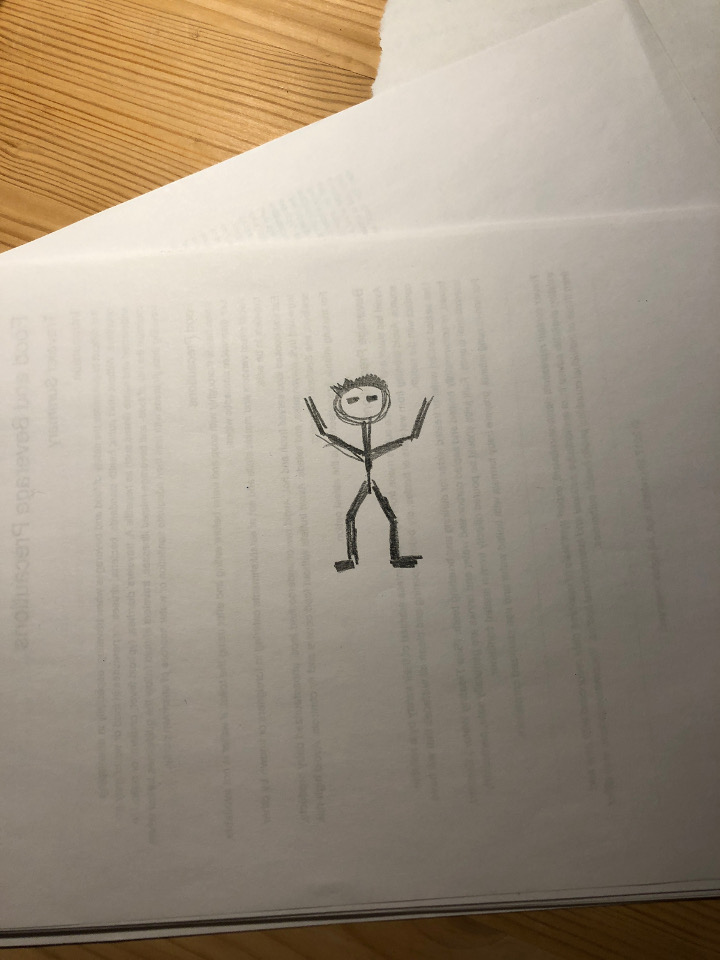
#> input picture pic/man_extra_small.jpg, 720 x 960 px
$ python bg_substractor.py
#> lines starting #> are read from the running program, lines starting #| are printed output that depends on the picture
import numpy as np
import cv2
from matplotlib import pyplot as plt


def adjust_gamma(image, gamma=1.0):
	# build a lookup table mapping the pixel values [0, 255] to
	# their adjusted gamma values
	invGamma = 1.0 / gamma
	table = np.array([((i / 255.0) ** invGamma) * 255
		for i in np.arange(0, 256)]).astype("uint8")
	# apply gamma correction using the lookup table
	return cv2.LUT(image, table)


# img = cv2.imread('./pic/man_small.jpg')
# img = cv2.imread('./pic/man_small_inverted.jpg')
img = cv2.imread('./pic/man_extra_small.jpg')
#> img is the input picture: shape (960, 720, 3); mean B, G, R 131.8, 148.8, 161.6
# img = cv2.imread('./pic/man_extra_small_inverted.jpg')


img = adjust_gamma(img, 3.0)
#> in adjust_gamma, `return cv2.LUT(image, table)`:
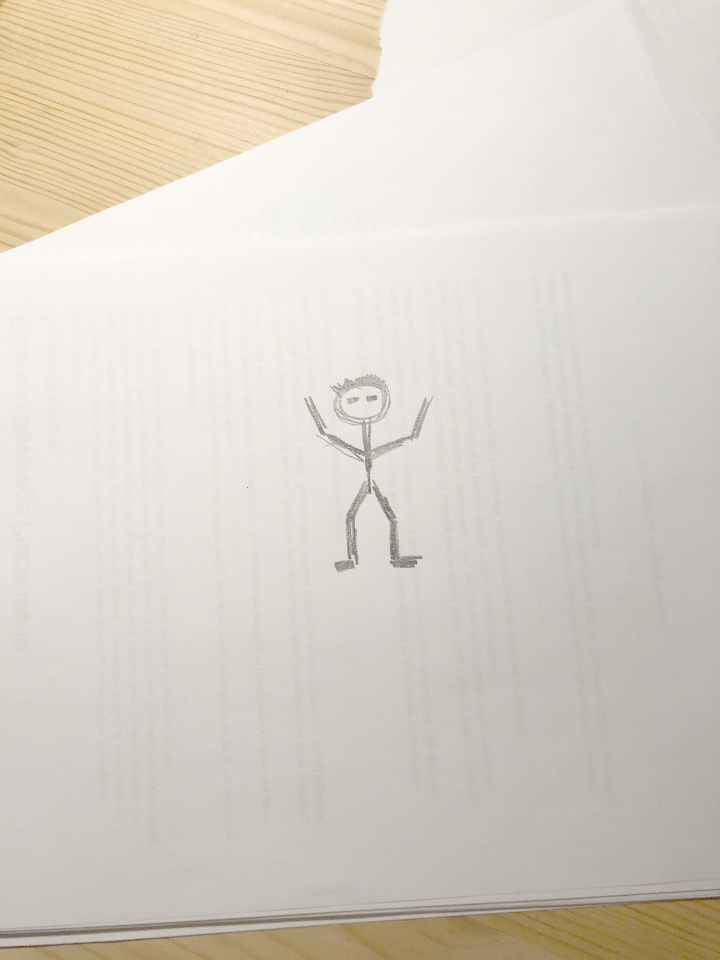
#> returned value: shape (960, 720, 3); mean of channels 0, 1, 2 199.4, 209.7, 216.1; drawn as B, G, R
mask = np.zeros(img.shape[:2],np.uint8)
bgdModel = np.zeros((1,65),np.float64)
fgdModel = np.zeros((1,65),np.float64)

# 1200 x 1600 - small
# rect = (400,600,400,400)
# 720 x 960 - extra small
# cv2.rectangle(img,(260,330),(480,630),(0,255,0),3)
rect = (260,330,220,300)

cv2.grabCut(img,mask,rect,bgdModel,fgdModel,10,cv2.GC_INIT_WITH_RECT)
mask2 = np.where((mask==2)|(mask==0),0,1).astype('uint8')
img = img*mask2[:,:,np.newaxis]
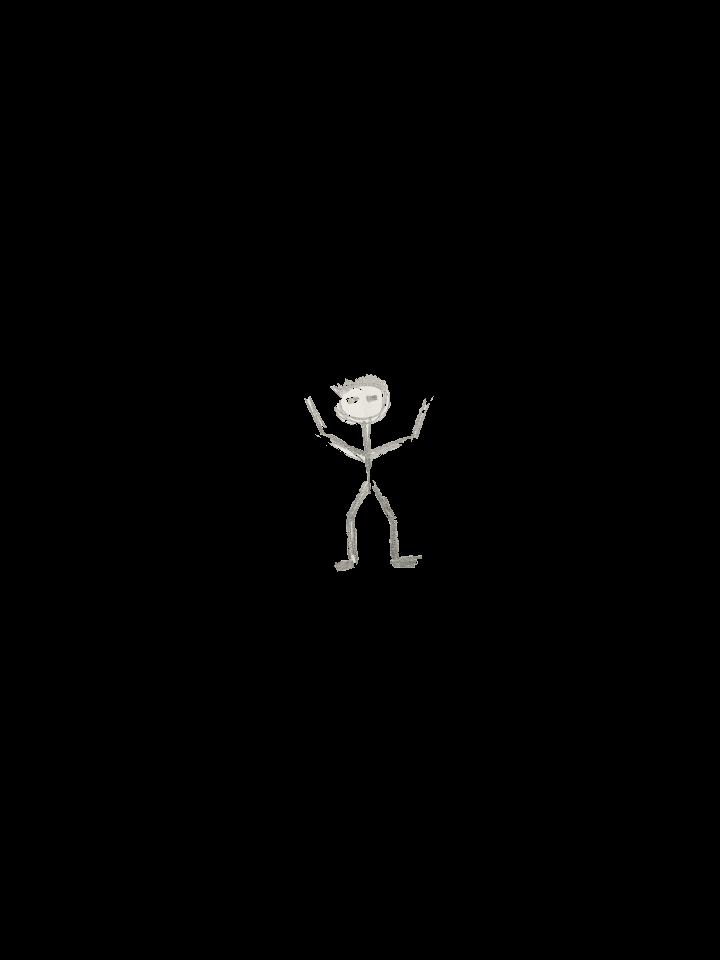
#> img: shape (960, 720, 3); mean B, G, R 1.5, 1.6, 1.6

plt.imshow(img)
plt.show()

$ run again, with pic/man_extra_small_inverted.jpg copied over pic/man_extra_small.jpg
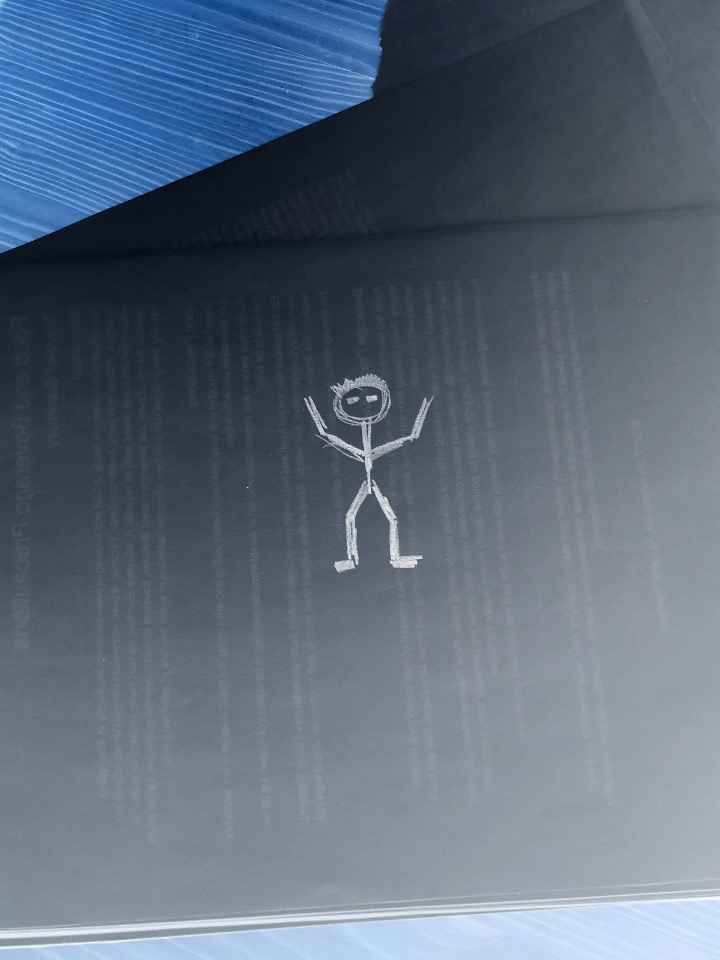
#> input picture pic/man_extra_small_inverted.jpg, 720 x 960 px
#> img is the input picture: shape (960, 720, 3); mean B, G, R 123.2, 106.2, 93.4
#> in adjust_gamma, `return cv2.LUT(image, table)`:
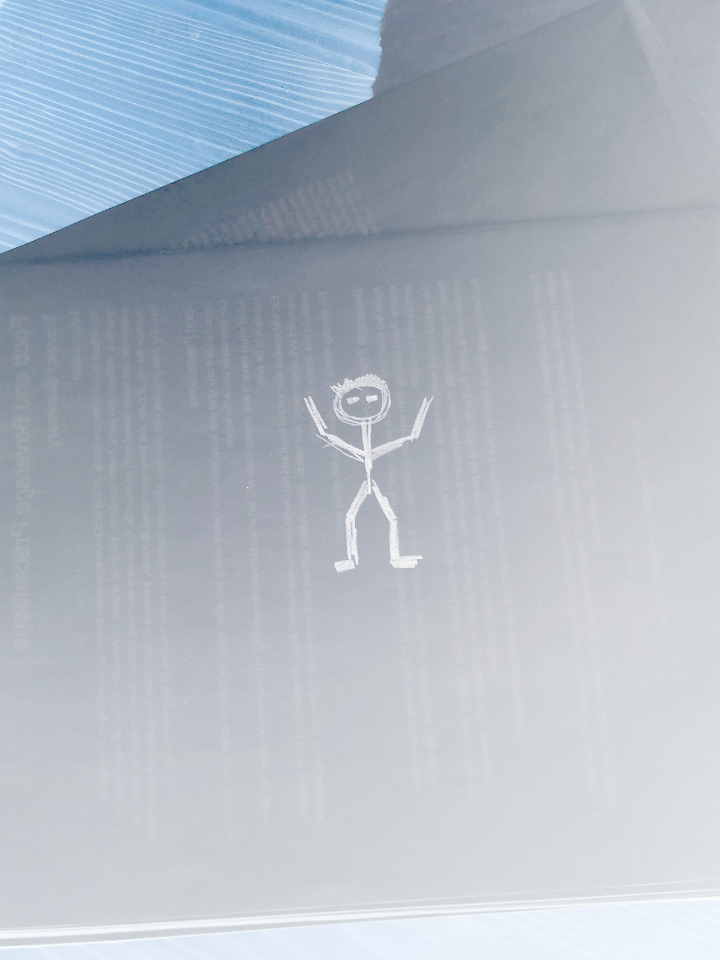
#> returned value: shape (960, 720, 3); mean of channels 0, 1, 2 195.4, 185, 175.7; drawn as B, G, R
#> `img = img*mask2[:,:,np.newaxis]`:
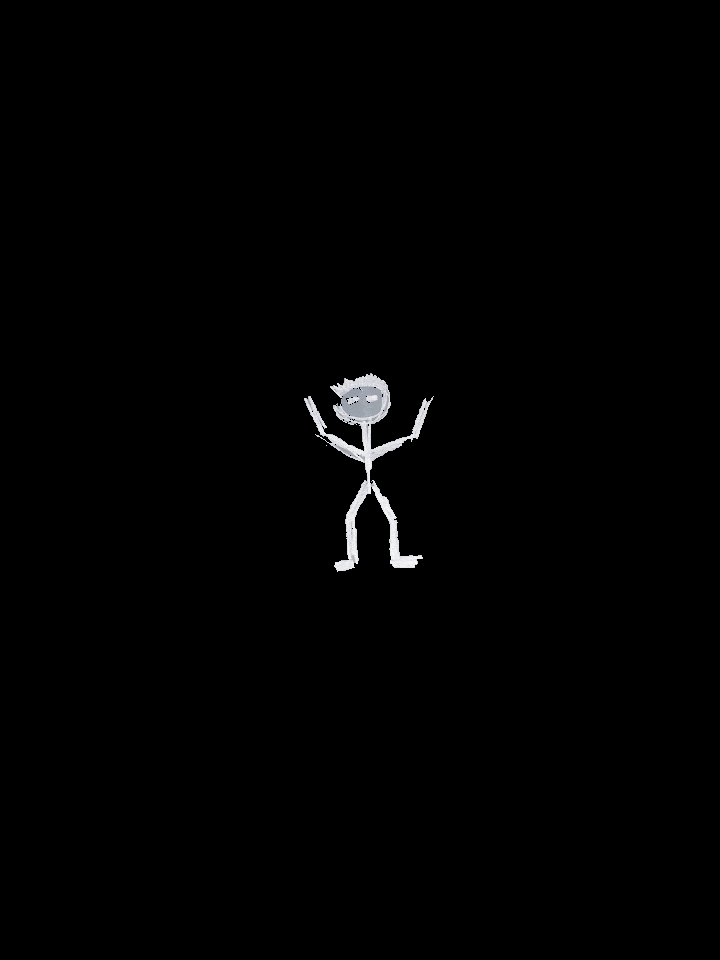
#> img: shape (960, 720, 3); mean B, G, R 1.9, 1.8, 1.8
